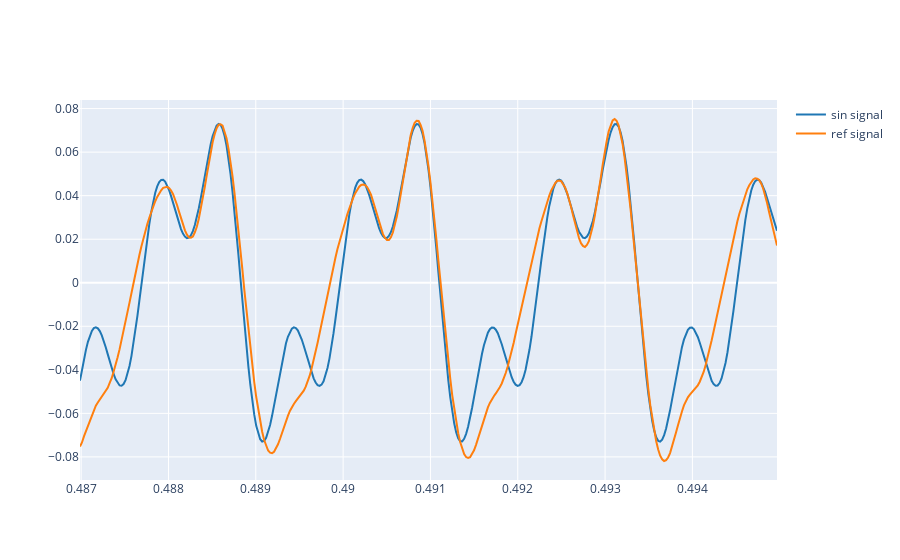

The code cell stored with this chart in its notebook:
### Markdown cell above
3.2. Now, define a harmonic signal, `y` whose fundamental frequency is the defined in Lab 1. Go step by step adding a new harmonic in each step. Plot both signals (the reference and the synthesized) and try to reproduce the shape of the reference signal.

**Note 1**: in order to have a similar shape, we need to select the amplitudes and phases carefully. One way to do this is to define the harmonic signal as follows:

$$y(t) = \sum_{k=1}^K A_k\cos\left(2\pi kf_0 t + k \phi - (k-1)\pi/2 \right), $$

where $K$ is the number of harmonics, $f_0$ is the fundamental frequency, $A_k$ is the amplitude (weight) of each harmonic and $\phi$ is the phase of the signal (defined in Lab1 Ex 2.4).

**Note 2**:
Define the $A_k$ values relative to the fundamental frequency. This means to define $A_1=1$ and the others less than 1. You can use Audacity to plot the spectrum of the fragment selected of the reference audio and measure the relative amplitudes of the harmonics.

**Note 3**: Normalize the amplitude of the signal by the same amplitude of the reference. For instance, if the amplitude of the reference signal is 0.33, you can normalize the syntesized signal by first dividing by its maximum and then multiplyng by 0.33:

```
y = 0.33 * y / np.amax(y)
```

### Code cell
A = [1, 0.25, 0.58]
f0 = 440
phi = np.pi/3
t1 = np.arange(0,4,1.0/fs)
y = 0

for i in range(0,3) :
    y += A[i]*np.cos((i+1)*2*np.pi*f0*t1 + (i+1)*phi - i*np.pi/2)

y = 0.073 * y / np.amax(y)

plot_signals([y, ref], fs, t_start=0.487, t_end= 0.495, name=['sin signal','ref signal'])

### Figure 1 — Plotly figure (JSON) as saved in the notebook; plotly's stock layout.template omitted (floating-point values rounded to 4 significant figures; data arrays with more than 128 entries replaced by an {"elided": "..."} marker saying what was removed)
{"data": [{"line": {"color": "#1f77b4", "shape": "linear"}, "mode": "lines", "name": "sin signal", "type": "scatter", "x": {"elided": "353 float values"}, "y": {"elided": "353 float values"}}, {"line": {"color": "#ff7f0e", "shape": "linear"}, "mode": "lines", "name": "ref signal", "type": "scatter", "x": {"elided": "353 float values"}, "y": {"elided": "353 float values"}}], "layout": {}}
